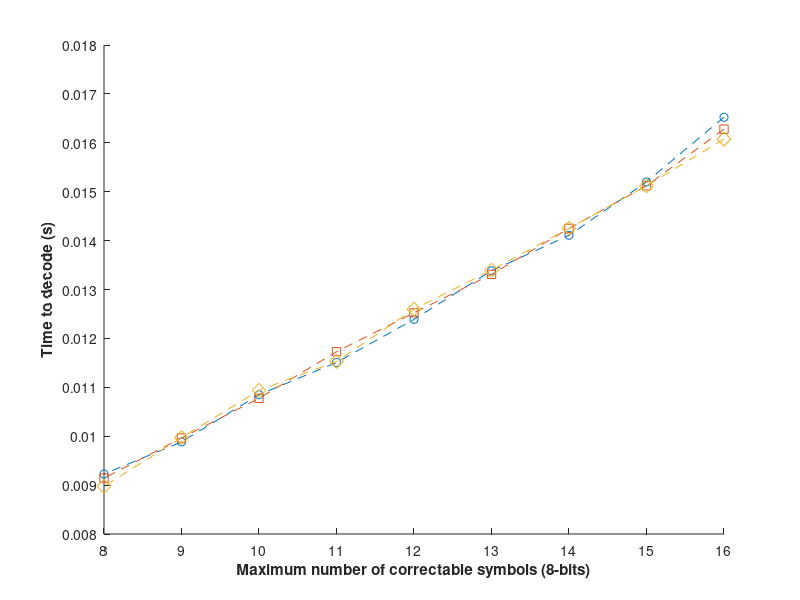

Reproduce this figure in MATLAB. (Note: this script raises an error after producing the figure.)
T_dec_matrix_max_errors = [0.0165229050000000,0.0152007870000000,0.0141082380000000,0.0133823290000000,0.0123899750000000,0.0115072410000000,0.0108482740000000,0.00988379100000000,0.00922655500000000];
T_dec_matrix_50_percent = [0.0162784950000000,0.0151200640000000,0.0142506100000000,0.0133086060000000,0.0125240040000000,0.0117280210000000,0.0107747850000000,0.00996342800000000,0.00914296000000000];
T_dec_matrix_10_percent = [0.0160755330000000,0.0151199840000000,0.0142519790000000,0.0133961100000000,0.0125963300000000,0.0115285550000000,0.0109376970000000,0.00997064700000000,0.00897565700000000];
T_enc_matrix = [0.297302763000000,0.288073251000000,0.273499820000000,0.260762058000000,0.249631426000000,0.243395062000000,0.235558017000000,0.220184648000000,0.209308219000000];

hold on;
y1 = [16 15 14 13 12 11 10 9 8];
plot(y1,T_dec_matrix_max_errors,'o--',y1,T_dec_matrix_50_percent,'s--',y1,T_dec_matrix_10_percent,'d--','markersize',10)
xticks([8 9 10 11 12 13 14 15 16]);
yticks([0.007 0.008 0.009 0.010 0.011 0.012 0.013 0.014 0.015 0.016 0.017 0.018]);
xlabel('Maximum number of correctable symbols (8-bits)','fontweight','bold');
ylabel('Time to decode (s)','fontweight','bold');
tick2text('axis', 'y', 'yformat', '%.3f')
legend('100% Error','50% Error','10% Error');
hold off;
